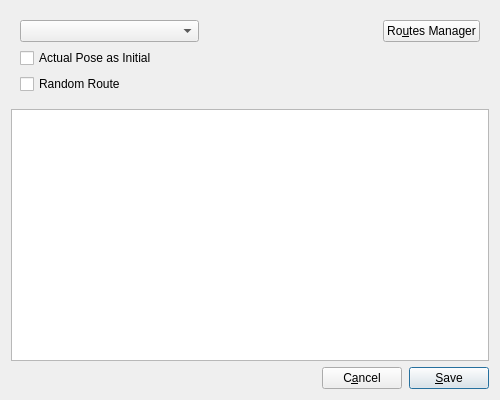
<?xml version="1.0" encoding="UTF-8"?>
<ui version="4.0">
 <class>PatrolDialog</class>
 <widget class="QDialog" name="PatrolDialog">
  <property name="geometry">
   <rect>
    <x>0</x>
    <y>0</y>
    <width>500</width>
    <height>400</height>
   </rect>
  </property>
  <property name="windowTitle">
   <string>Patrol Route Selection</string>
  </property>
  <property name="modal">
   <bool>true</bool>
  </property>
  <layout class="QGridLayout" name="gridLayout_3">
   <item row="2" column="0">
    <widget class="QWidget" name="widget" native="true">
     <layout class="QGridLayout" name="gridLayout_2" rowstretch="0,0,0">
      <item row="1" column="0">
       <widget class="QCheckBox" name="initialPose_checkBox">
        <property name="text">
         <string>Actual Pose as Initial</string>
        </property>
       </widget>
      </item>
      <item row="0" column="0">
       <widget class="QComboBox" name="routeList_comboBox">
        <property name="sizePolicy">
         <sizepolicy hsizetype="Expanding" vsizetype="Fixed">
          <horstretch>0</horstretch>
          <verstretch>0</verstretch>
         </sizepolicy>
        </property>
       </widget>
      </item>
      <item row="0" column="2">
       <widget class="QPushButton" name="routeManager_pushbutton">
        <property name="text">
         <string>Ro&amp;utes Manager</string>
        </property>
       </widget>
      </item>
      <item row="2" column="0">
       <widget class="QCheckBox" name="randomRoute_checkBox">
        <property name="text">
         <string>Random Route</string>
        </property>
       </widget>
      </item>
      <item row="0" column="1">
       <spacer name="horizontalSpacer_2">
        <property name="orientation">
         <enum>Qt::Horizontal</enum>
        </property>
        <property name="sizeType">
         <enum>QSizePolicy::MinimumExpanding</enum>
        </property>
        <property name="sizeHint" stdset="0">
         <size>
          <width>40</width>
          <height>20</height>
         </size>
        </property>
       </spacer>
      </item>
     </layout>
    </widget>
   </item>
   <item row="3" column="0">
    <widget class="QTextBrowser" name="textBrowser">
     <property name="focusPolicy">
      <enum>Qt::NoFocus</enum>
     </property>
    </widget>
   </item>
   <item row="4" column="0">
    <widget class="QWidget" name="widget_2" native="true">
     <layout class="QHBoxLayout" name="horizontalLayout" stretch="1,0,0">
      <property name="spacing">
       <number>7</number>
      </property>
      <property name="leftMargin">
       <number>0</number>
      </property>
      <property name="topMargin">
       <number>0</number>
      </property>
      <property name="rightMargin">
       <number>0</number>
      </property>
      <property name="bottomMargin">
       <number>0</number>
      </property>
      <item>
       <spacer name="horizontalSpacer">
        <property name="orientation">
         <enum>Qt::Horizontal</enum>
        </property>
        <property name="sizeHint" stdset="0">
         <size>
          <width>275</width>
          <height>20</height>
         </size>
        </property>
       </spacer>
      </item>
      <item>
       <widget class="QPushButton" name="cancel_pushButton">
        <property name="text">
         <string>C&amp;ancel</string>
        </property>
        <property name="autoDefault">
         <bool>false</bool>
        </property>
       </widget>
      </item>
      <item>
       <widget class="QPushButton" name="save_pushButton">
        <property name="text">
         <string>&amp;Save</string>
        </property>
        <property name="default">
         <bool>true</bool>
        </property>
       </widget>
      </item>
     </layout>
    </widget>
   </item>
  </layout>
 </widget>
 <tabstops>
  <tabstop>routeList_comboBox</tabstop>
  <tabstop>routeManager_pushbutton</tabstop>
  <tabstop>initialPose_checkBox</tabstop>
  <tabstop>randomRoute_checkBox</tabstop>
  <tabstop>textBrowser</tabstop>
  <tabstop>cancel_pushButton</tabstop>
  <tabstop>save_pushButton</tabstop>
 </tabstops>
 <resources/>
 <connections/>
</ui>
